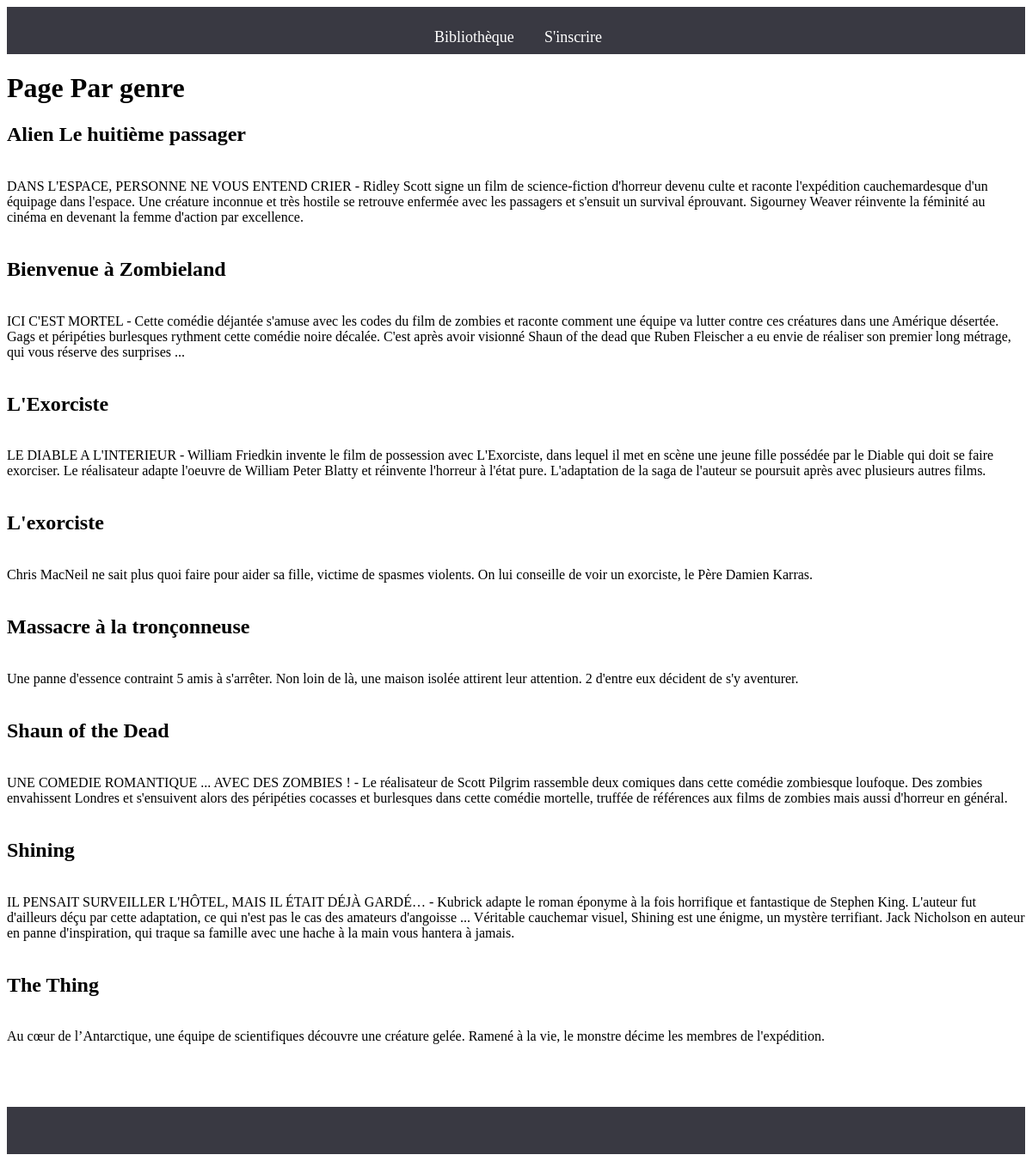
The page /genre.php?movie_genre=horreur on the database its author committed.
### tables this page shows
CREATE TABLE `films` (
  `movie_id` int(11) NOT NULL,
  `movie_title` varchar(255) NOT NULL,
  `movie_genre` varchar(255) NOT NULL,
  `movie_description` text NOT NULL
);

### genre.php (the view, shortened to what this page needs)
<?php include("include/header.php"); ?>
<h1>Page Par genre</h1>
<?php
try{
$bdd = new PDO('mysql:host=localhost;dbname=alloFilms;charset=utf8', 'root', 'root', array(PDO::ATTR_ERRMODE => PDO::ERRMODE_EXCEPTION));
}
catch (Exception $e)
{
        die('Erreur : ' . $e->getMessage());
}
$reponse = $bdd->prepare('SELECT * FROM films WHERE movie_genre= ? ORDER BY movie_title');
$reponse->execute(array($_GET['movie_genre']));
while ($donnees = $reponse->fetch())
{
        echo '<h2>' . $donnees['movie_title'] . '</h2>' . '<br />';
        echo '<div class="descrition">' . $donnees['movie_description'] . '</div>' . '<br />';
}
?>
<?php include("include/footer.php"); ?>

### rows shown on the page
films: movie_title "Alien Le huitième passager", movie_description "DANS L'ESPACE, PERSONNE NE VOUS ENTEND CRIER - Ridley Scott signe un film de science-fiction d'horreur devenu culte et raconte l'expédition cauchemardesque d'un équipage dans l'espace. Une créature inconnue et très hostile se retrouve enfermée avec les passagers et s'ensuit un survival éprouvant. Sigourney Weaver réinvente la féminité au cinéma en devenant la femme d'action par excellence."
films: movie_title "Bienvenue à Zombieland", movie_description "ICI C'EST MORTEL - Cette comédie déjantée s'amuse avec les codes du film de zombies et raconte comment une équipe va lutter contre ces créatures dans une Amérique désertée. Gags et péripéties burlesques rythment cette comédie noire décalée. C'est après avoir visionné Shaun of the dead que Ruben Fleischer a eu envie de réaliser son premier long métrage, qui vous réserve des surprises ..."
films: movie_title "L'Exorciste", movie_description "LE DIABLE A L'INTERIEUR - William Friedkin invente le film de possession avec L'Exorciste, dans lequel il met en scène une jeune fille possédée par le Diable qui doit se faire exorciser. Le réalisateur adapte l'oeuvre de William Peter Blatty et réinvente l'horreur à l'état pure. L'adaptation de la saga de l'auteur se poursuit après avec plusieurs autres films."
films: movie_title "L'exorciste", movie_description "Chris MacNeil ne sait plus quoi faire pour aider sa fille, victime de spasmes violents. On lui conseille de voir un exorciste, le Père Damien Karras."
films: movie_title "Massacre à la tronçonneuse", movie_description "Une panne d'essence contraint 5 amis à s'arrêter. Non loin de là, une maison isolée attirent leur attention. 2 d'entre eux décident de s'y aventurer."
films: movie_title "Shaun of the Dead", movie_description "UNE COMEDIE ROMANTIQUE ... AVEC DES ZOMBIES ! - Le réalisateur de Scott Pilgrim rassemble deux comiques dans cette comédie zombiesque loufoque. Des zombies envahissent Londres et s'ensuivent alors des péripéties cocasses et burlesques dans cette comédie mortelle, truffée de références aux films de zombies mais aussi d'horreur en général."
films: movie_title "Shining", movie_description "IL PENSAIT SURVEILLER L'HÔTEL, MAIS IL ÉTAIT DÉJÀ GARDÉ… - Kubrick adapte le roman éponyme à la fois horrifique et fantastique de Stephen King. L'auteur fut d'ailleurs déçu par cette adaptation, ce qui n'est pas le cas des amateurs d'angoisse ... Véritable cauchemar visuel, Shining est une énigme, un mystère terrifiant. Jack Nicholson en auteur en panne d'inspiration, qui traque sa famille avec une hache à la main vous hantera à jamais."
films: movie_title "The Thing", movie_description "Au cœur de l’Antarctique, une équipe de scientifiques découvre une créature gelée. Ramené à la vie, le monstre décime les membres de l'expédition."
